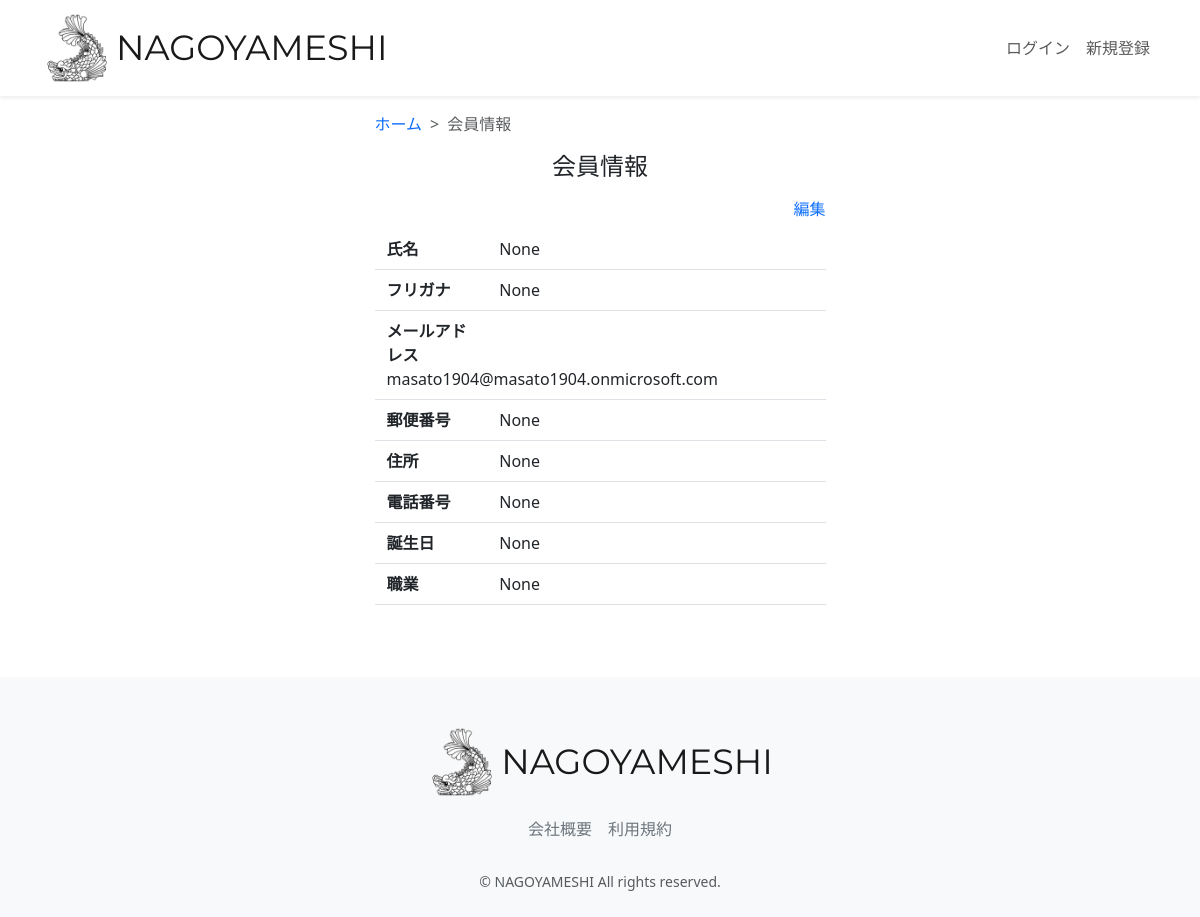
The page /accounts/user-detail/1/ on the database as committed earlier.
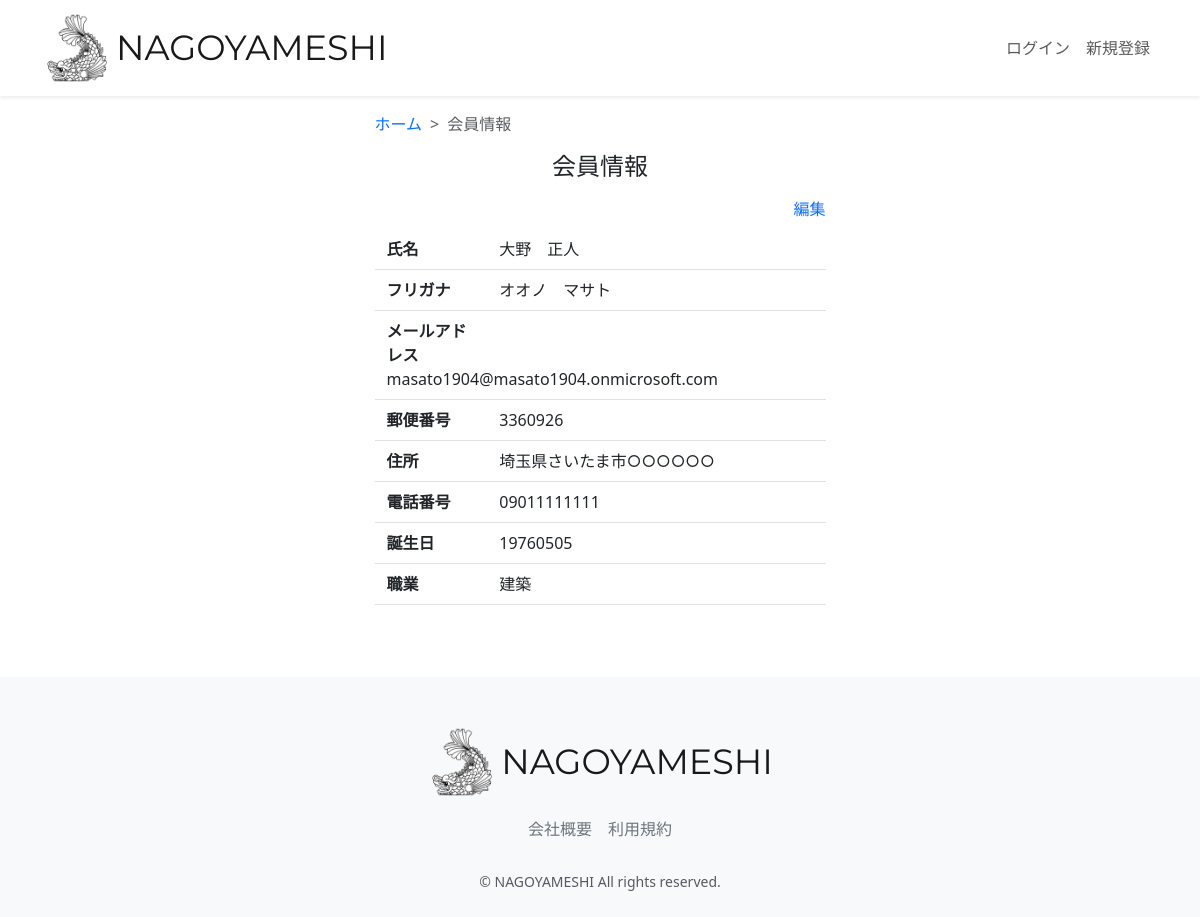
The same page on the database as committed later.
### accounts/models.py (models this page shows, shortened)
class CustomUser(AbstractUser):
    user_name = models.CharField(
        max_length=128, null=True, blank=True, verbose_name="ユーザー名前"
    )
    hurigana = models.CharField(
        max_length=128, null=True, blank=True, verbose_name="フリガナ"
    )
    zip_code = models.CharField(
        max_length=16, null=True, blank=True, verbose_name="郵便番号"
    )
    address = models.CharField(
        max_length=255, null=True, blank=True, verbose_name="住所"
    )
    phone_number = models.CharField(
        max_length=20, null=True, blank=True, verbose_name="電話番号"
    )
    birthday = models.CharField(
        max_length=20, null=True, blank=True, verbose_name="誕生日"
    )
    job = models.CharField(max_length=255, null=True, blank=True, verbose_name="職業")
    subscription = models.BooleanField(default=False, verbose_name="有料会員")
    class Meta:
        verbose_name = '会員一覧'
        verbose_name_plural = "会員一覧"

### accounts/views.py (the view)
# urls.py: path("user-detail/<int:pk>/", views.UserDetailView.as_view(), name="user_detail"),
class UserDetailView(generic.DetailView):
    model = models.CustomUser
    template_name = "user/user_detail.html"

### accounts/templates/user/user_detail.html (shortened to what this page needs)
{% extends "layout/base.html" %}
{% load static %}
{% block content %}
<main>
  <div class="container nagoyameshi-container pb-5">
    <div class="row justify-content-center">
      <div class="col-xl-5 col-lg-6 col-md-8">
        <nav class="my-3" style="--bs-breadcrumb-divider: '>';"aria-label="breadcrumb">
          <ol class="breadcrumb mb-0">
            <li class="breadcrumb-item"><a href="{% url 'top_page' %}">ホーム</a></li>
            <li class="breadcrumb-item active" aria-current="page">会員情報</li>
          </ol>
        </nav>
        <h1 class="mb-3 text-center">会員情報</h1>
        <div class="d-flex justify-content-end align-items-end mb-3">
          <div><a href="{% url 'user_update' object.id %}">編集</a>
          </div>
        </div>
        <div class="container mb-4">
          <div class="row pb-2 mb-2 border-bottom">
            <div class="col-3">
              <span class="fw-bold">氏名</span>
            </div>
            <div class="col">
              <span>{{ object.user_name }}</span>
            </div>
          </div>
          <div class="row pb-2 mb-2 border-bottom">
            <div class="col-3">
              <span class="fw-bold">フリガナ</span>
            </div>
            <div class="col">
              <span>{{ object.hurigana }}</span>
            </div>
          </div>
          <div class="row pb-2 mb-2 border-bottom">
            <div class="col-3">
              <span class="fw-bold">メールアドレス</span>
            </div>
            <div class="col">
              <span>{{ object.email }}</span>
            </div>
          </div>
          <div class="row pb-2 mb-2 border-bottom">
            <div class="col-3">
              <span class="fw-bold">郵便番号</span>
            </div>
            <div class="col">
              <span>{{ object.zip_code }}</span>
            </div>
          </div>
          <div class="row pb-2 mb-2 border-bottom">
            <div class="col-3">
              <span class="fw-bold">住所</span>
            </div>
            <div class="col">
              <span>{{ object.address }}</span>
            </div>
          </div>
          <div class="row pb-2 mb-2 border-bottom">
            <div class="col-3">
              <span class="fw-bold">電話番号</span>
            </div>
            <div class="col">
              <span>{{ object.phone_number }}</span>
            </div>
          </div>
          <div class="row pb-2 mb-2 border-bottom">
            <div class="col-3">
              <span class="fw-bold">誕生日</span>
            </div>
            <div class="col">
              <span> {{ object.birthday }} </span>
            </div>
          </div>
          <div class="row pb-2 mb-2 border-bottom">
            <div class="col-3">
              <span class="fw-bold">職業</span>
            </div>
            <div class="col">
              <span>{{ object.job }} </span>
            </div>
          </div>
        </div>
      </div>
    </div>
  </div>
</main>
{% endblock %}

Rows that differ between the two databases and show on the page:
changed CustomUser "masato1904@masato1904.onmicrosoft.com": user_name "None" → "大野 正人"; hurigana "None" → "オオノ マサト"; zip_code "None" → "3360926"; address "None" → "埼玉県さいたま市○○○○○○"; phone_number "None" → "09011111111"; birthday "None" → "19760505"; job "None" → "建築"
